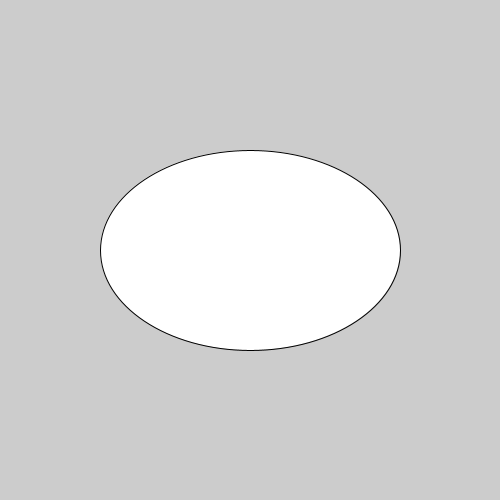
Frame 1 (no input)
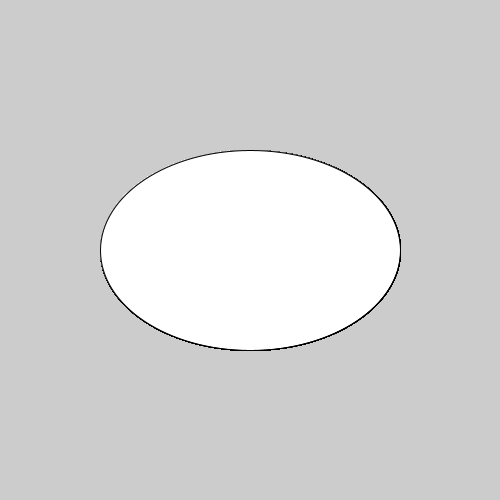
Frame 60 (the mouse pressed at the canvas centre just before this capture)
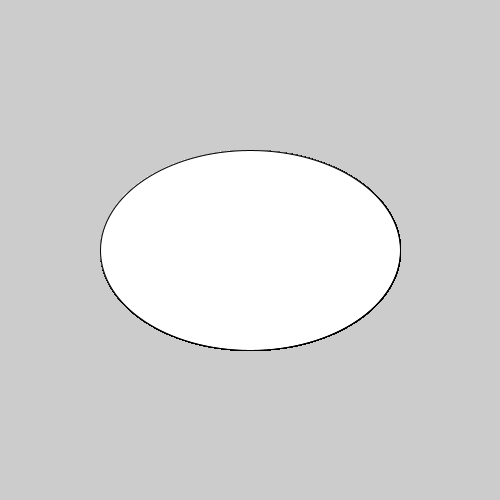
Frame 120 (the mouse held since frame 60 and released just before this capture)

The Processing sketch that drew these frames (run headless with seeded random() and noise(); from frame 60 on, the mouse is pressed at the canvas centre):

// Processing sketch: sim_01_04_ellipse
// ── sim_01_04_ellipse.pde
void setup() {
  size(500, 500);
}

void draw() {
  ellipse(250, 250, 300, 200);
}
